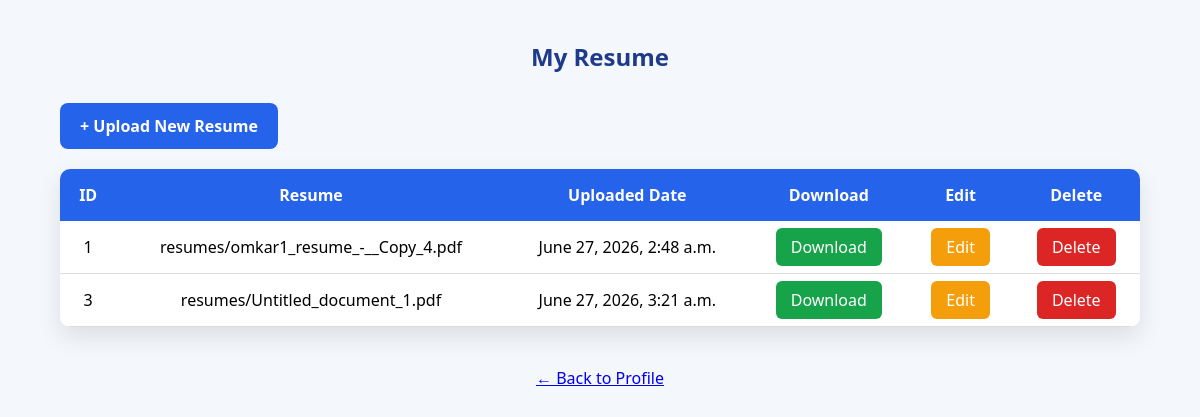
Page /jobseeker/resume/view/ (signed in) on the committed database.
### jobseeker/models.py (models this page shows, shortened)
class Resume(models.Model):
    jobseeker = models.ForeignKey(
        Jobseekerreg,
        on_delete=models.CASCADE
    )
    resume_file = models.FileField(
        upload_to='resumes/'
    )
    uploaded_at = models.DateTimeField(
        auto_now_add=True
    )

### jobseeker/views.py (the view)
# urls.py: path("resume/view/",views.viewresume,name="viewresume"),
def viewresume(request):
    if "jsid" not in request.session:
        return redirect("jobseekerlogin")
    js = Jobseekerreg.objects.get(
        email=request.session["jsid"]
    )
    resumes = Resume.objects.filter(
        jobseeker=js
    )
    context = {
        "resumes":resumes
    }
    return render(
        request,
        "jobseeker/viewresume.html",
        context
    )

### jobseeker/templates/jobseeker/viewresume.html (shortened to what this page needs)
<!DOCTYPE html>
<html lang="en">
<head>
</head>
<body>
<div class="container">
<h2>My Resume</h2>
<a href="{% url 'uploadresume' %}" class="add-btn">
+ Upload New Resume
</a>
<table>
<tr>
    <th>ID</th>
    <th>Resume</th>
    <th>Uploaded Date</th>
    <th>Download</th>
    <th>Edit</th>
    <th>Delete</th>
</tr>
{% for resume in resumes %}
<tr>
<td>{{ resume.id }}</td>
<td>
{{ resume.resume_file.name }}
</td>
<td>
{{ resume.uploaded_at }}
</td>
<td>
<a href="{{ resume.resume_file.url }}" class="download" target="_blank">
Download
</a>
</td>
<td>
<a href="{% url 'editresume' resume.id %}" class="edit">
Edit
</a>
</td>
<td>
<a href="{% url 'deleteresume' resume.id %}"
class="delete"
onclick="return confirm('Are you sure you want to delete this resume?')">
Delete
</a>
</td>
</tr>
{% empty %}
<tr>
<td colspan="6" class="empty">
No Resume Uploaded Yet.
</td>
</tr>
{% endfor %}
</table>
</div>
<div class="back">
    <a href="{% url 'myprofile' %}">
        ← Back to Profile
    </a>
</div>
</body>
</html>

### jobseeker/templates/jobseeker/viewresume.html (style rules this page uses)
* { margin:0; padding:0; box-sizing:border-box; font-family:'Segoe UI',sans-serif; }
body { background:#f4f7fc; }
.container { width:90%; max-width:1100px; margin:40px auto; }
.container h2 { text-align:center; color:#1e3a8a; margin-bottom:30px; }
.add-btn { display:inline-block; margin-bottom:20px; padding:12px 20px; background:#2563eb; color:#fff; text-decoration:none; border-radius:8px; font-weight:600; transition:.3s; }
table { width:100%; border-collapse:collapse; background:#fff; border-radius:10px; overflow:hidden; box-shadow:0 10px 25px rgba(0,0,0,.1); }
th { background:#2563eb; color:#fff; padding:15px; font-size:16px; }
td { padding:15px; text-align:center; border-bottom:1px solid #ddd; }
.download { background:#16a34a; color:white; text-decoration:none; padding:8px 15px; border-radius:6px; transition:.3s; }
.edit { background:#f59e0b; color:white; text-decoration:none; padding:8px 15px; border-radius:6px; transition:.3s; }
.delete { background:#dc2626; color:white; text-decoration:none; padding:8px 15px; border-radius:6px; transition:.3s; }
.back { margin-top:20px; text-align:center; }

### rows in the picture
Resume: id "1", resume_file.name "resumes/omkar1_resume_-__Copy_4.pdf", uploaded_at "June 27, 2026, 2:48 a.m."
Resume: id "3", resume_file.name "resumes/Untitled_document_1.pdf", uploaded_at "June 27, 2026, 3:21 a.m."
